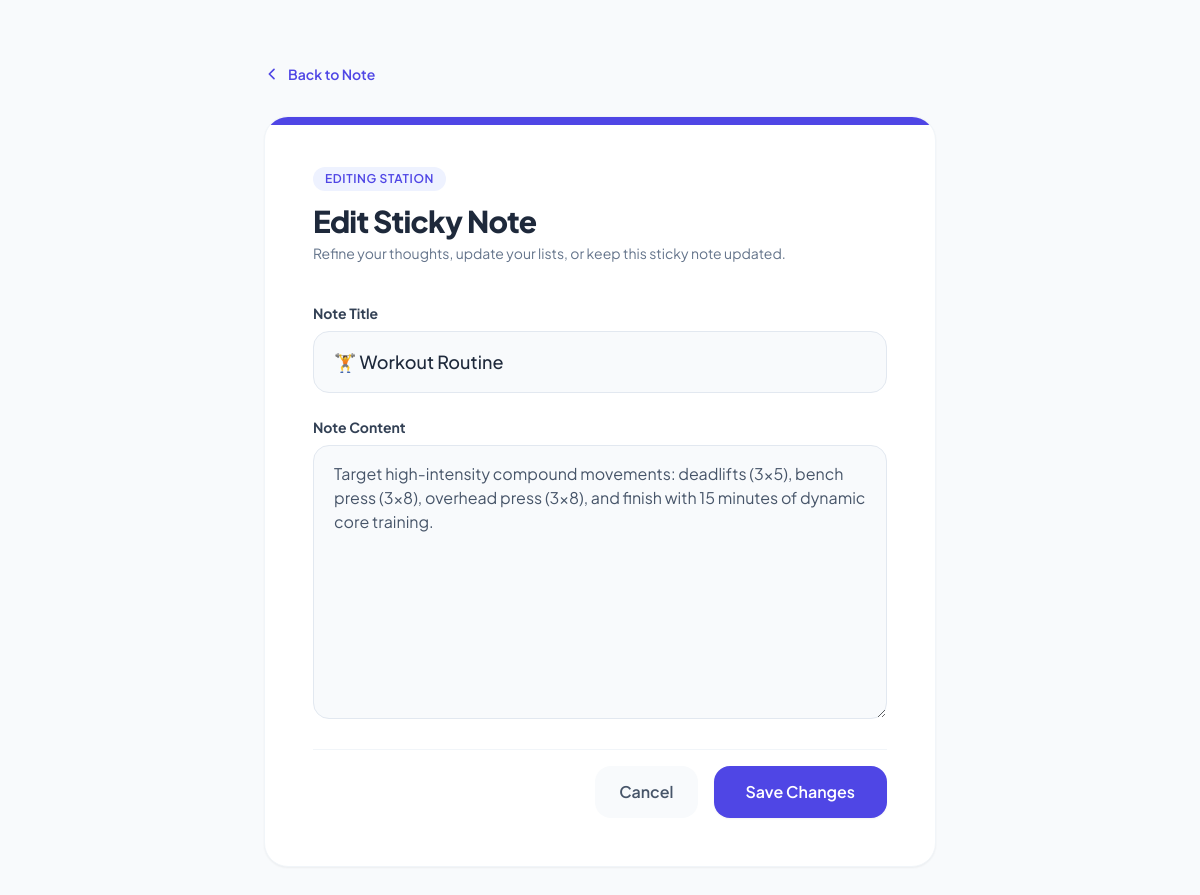
Screenshot of /7/edit/ with the database file from the repository.
### notes/models.py (models this page shows, shortened)
class Note(models.Model):
    title = models.CharField(
        max_length=200,
        help_text="The main heading for your sticky note card."
    )
    content = models.TextField(
        help_text="The rich details and descriptions of your thoughts."
    )
    created_at = models.DateTimeField(auto_now_add=True)

### notes/views.py (the view)
# urls.py: path('<int:pk>/edit/', views.edit_note, name='edit_note'),
def edit_note(request, pk):
    note = Note.objects.get(pk=pk)
    if request.method == 'POST':
        form = NoteForm(request.POST, instance=note)
        if form.is_valid():
            form.save()
            return redirect('notes:note_detail', pk=note.pk)
    else:
        form = NoteForm(instance=note)
    context = {
        'form': form,
        'note': note,
    }
    return render(request, 'notes/edit_note.html', context)

### notes/forms.py
class NoteForm(forms.ModelForm):
    class Meta:
        model = Note
        fields = ['title', 'content']
        widgets = {
            'title': forms.TextInput(attrs={
                'class': 'w-full px-5 py-4 text-lg bg-slate-50 border border-slate-200 rounded-2xl focus:outline-none focus:ring-2 focus:ring-indigo-500 focus:bg-white transition-all duration-300 placeholder:text-slate-400 font-medium text-slate-800',
                'placeholder': 'Give your note a title...'
            }),
            'content': forms.Textarea(attrs={
                'class': 'w-full px-5 py-4 text-base bg-slate-50 border border-slate-200 rounded-2xl focus:outline-none focus:ring-2 focus:ring-indigo-500 focus:bg-white transition-all duration-300 placeholder:text-slate-400 text-slate-600 min-h-[160px] resize-y',
                'placeholder': 'Type your thoughts or ideas here...'
            }),
        }

### notes/templates/notes/edit_note.html (shortened to what this page needs)
<!DOCTYPE html>
<html lang="en">
<head>
    <script src="https://cdn.tailwindcss.com"></script>
</head>
<body class="bg-slate-50 min-h-screen text-slate-800 antialiased selection:bg-indigo-100 selection:text-indigo-900 py-16 px-4">
    <div class="max-w-2xl mx-auto">
        <a href="{% url 'notes:note_detail' note.pk %}"
            class="inline-flex items-center text-sm font-semibold text-indigo-600 hover:text-indigo-800 transition-colors mb-8 group">
            <svg class="w-4 h-4 mr-2 transform group-hover:-translate-x-1 transition-transform" fill="none"
                stroke="currentColor" viewBox="0 0 24 24">
                <path stroke-linecap="round" stroke-linejoin="round" stroke-width="2.5" d="M15 19l-7-7 7-7" />
            </svg>
            Back to Note
        </a>
        <div class="bg-white rounded-3xl p-8 md:p-12 shadow-sm border border-slate-100 relative overflow-hidden">
            <div class="absolute top-0 left-0 w-full h-[8px] bg-indigo-600"></div>
            <header class="mb-10">
                <span class="bg-indigo-50 text-indigo-600 px-3 py-1 rounded-full text-xs font-semibold tracking-wider uppercase inline-block mb-3">
                    Editing Station
                </span>
                <h1 class="text-3xl font-extrabold text-slate-800 tracking-tight">
                    Edit Sticky Note
                </h1>
                <p class="text-slate-500 text-sm mt-1">
                    Refine your thoughts, update your lists, or keep this sticky note updated.
                </p>
            </header>
            <form method="POST" class="space-y-6">
                <div>
                    <label for="{{ form.title.id_for_label }}" class="block text-sm font-bold text-slate-700 mb-2">
                        Note Title
                    </label>
                    {{ form.title }}
                </div>
                <div>
                    <label for="{{ form.content.id_for_label }}" class="block text-sm font-bold text-slate-700 mb-2">
                        Note Content
                    </label>
                    {{ form.content }}
                </div>
                <div class="flex flex-col sm:flex-row gap-4 justify-end pt-4 border-t border-slate-100">
                    <a href="{% url 'notes:note_detail' note.pk %}"
                        class="w-full sm:w-auto text-center px-6 py-3.5 bg-slate-50 hover:bg-slate-100 text-slate-600 font-semibold rounded-2xl transition-colors duration-300">
                        Cancel
                    </a>
                    <button type="submit"
                        class="w-full sm:w-auto px-8 py-3.5 bg-indigo-600 hover:bg-indigo-700 active:scale-95 text-white font-semibold rounded-2xl shadow-sm hover:shadow-md transition-all duration-300">
                        Save Changes
                    </button>
                </div>
            </form>
        </div>
    </div>
</body>
</html>

### notes/templates/notes/edit_note.html (style rules this page uses)
body { font-family: 'Plus Jakarta Sans', sans-serif; }

### rows the page displays
Note: title "🏋️ Workout Routine", content "Target high-intensity compound movements: deadlifts (3x5), bench press (3x8), overhead press (3x8), and finish with 15 minutes of dynamic core training."
